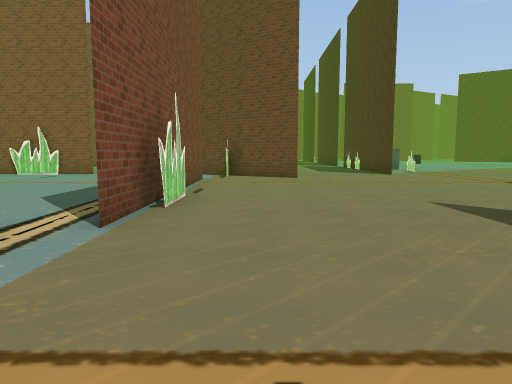
[1] (above)

24 first-person views from a walk through a Unity game level. The camera is 1.5 m above the floor, tilts 6° down and sees 70° across. The floor is counted in squares, 1.8 m on a side. Each view is taken from the middle of a square. On the plan, view 1 faces up. The plan holds only what a view shows up to about 12 squares ahead; the rest is blank. The place goes on beyond the plan. The player is left out. Some surface patterns are stand-ins.

[2]
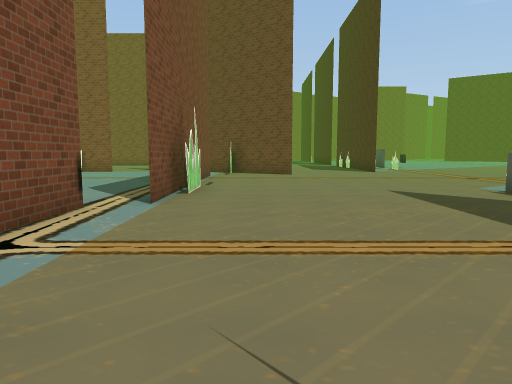

[3]
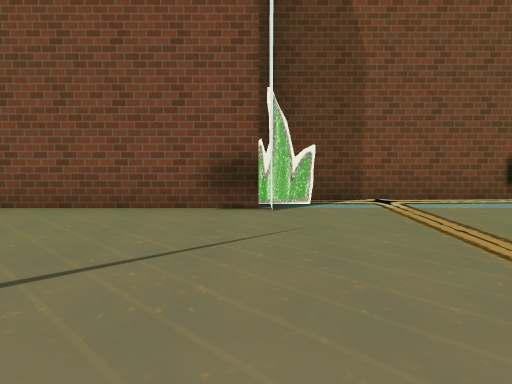

[4]
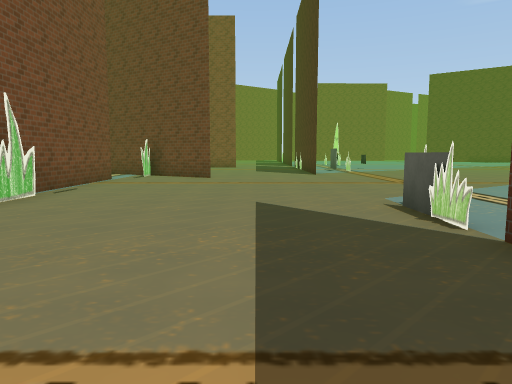

[5]
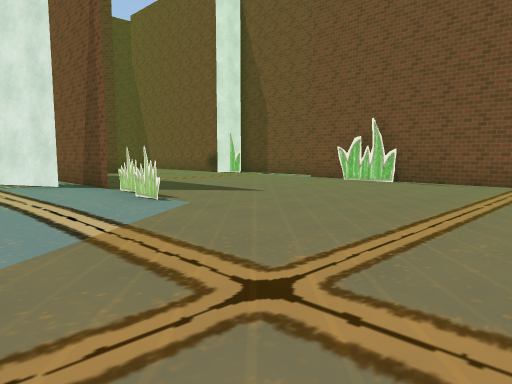

[6]
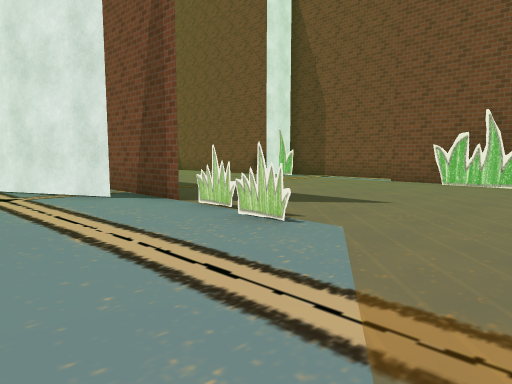

[7]
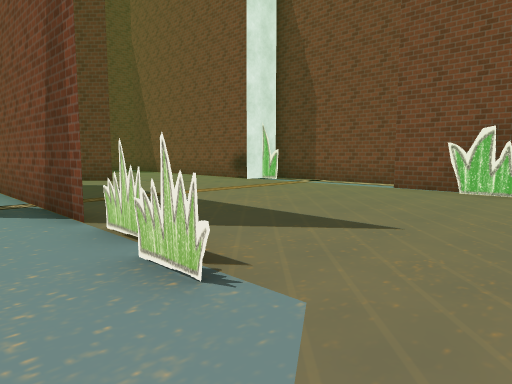

[8]
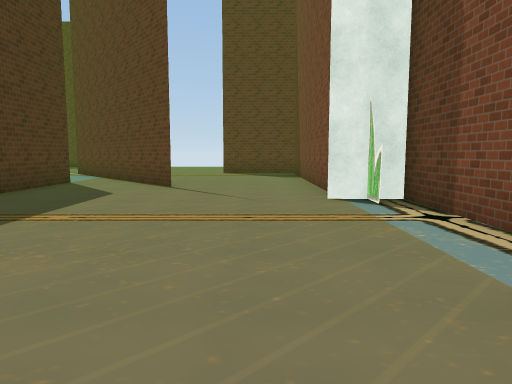

[9]
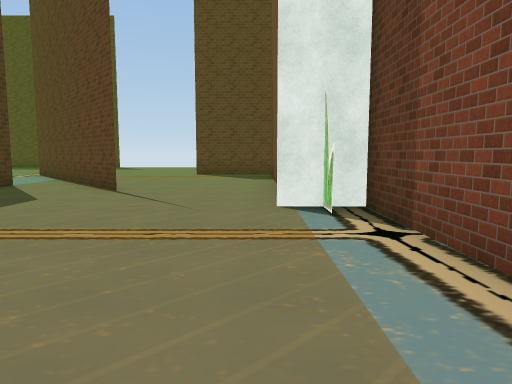

[10]
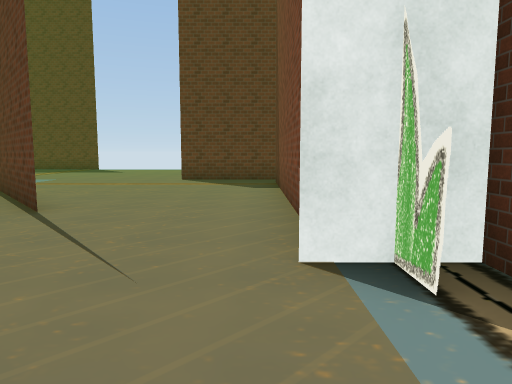

[11]
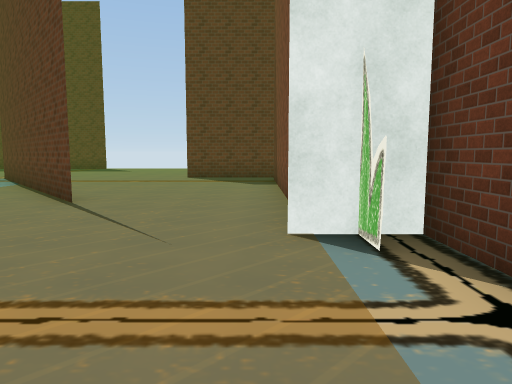

[12]
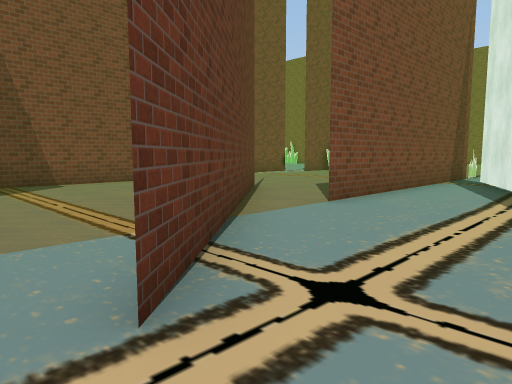

[13]
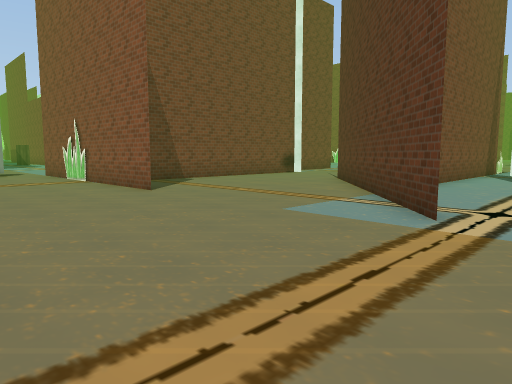

[14]
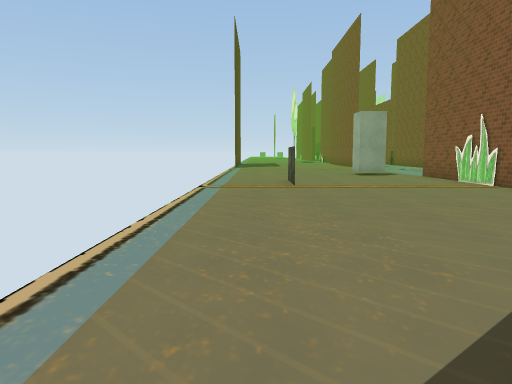

[15]
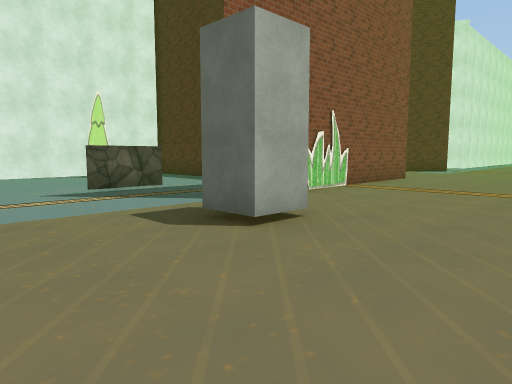

[16]
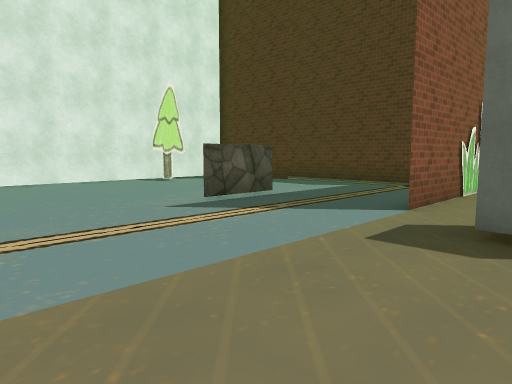

[17]
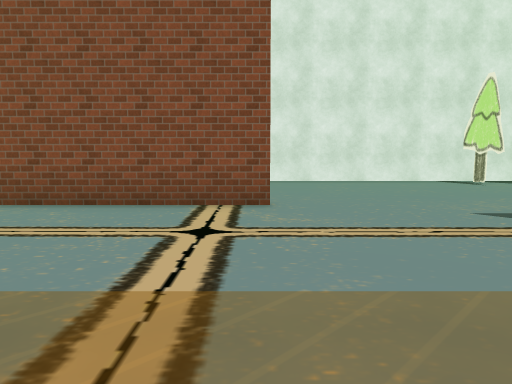

[18]
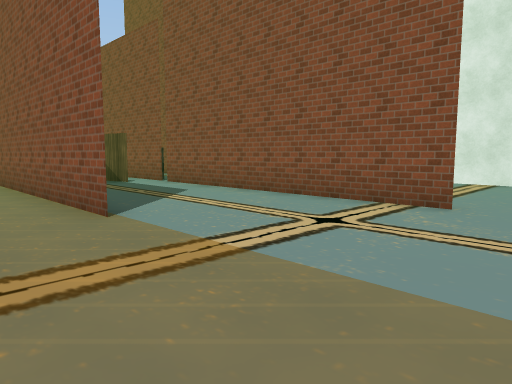

[19]
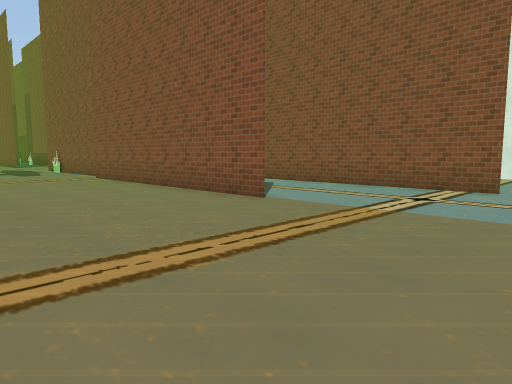

[20]
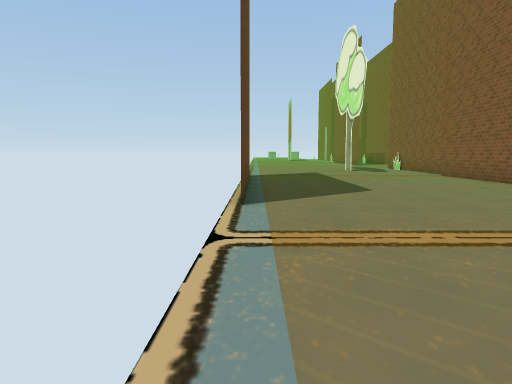

[21]
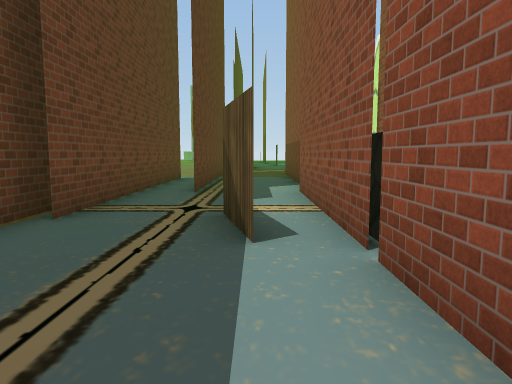

[22]
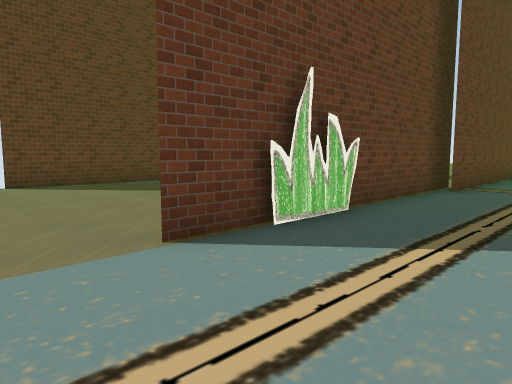

[23]
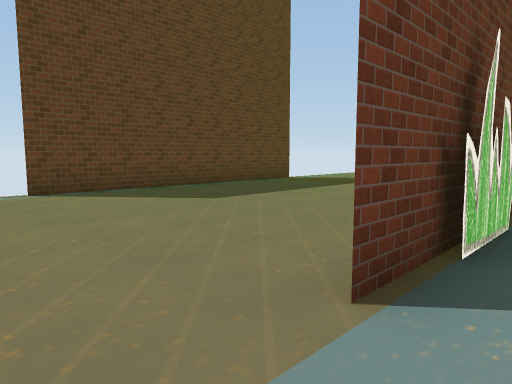

[24]
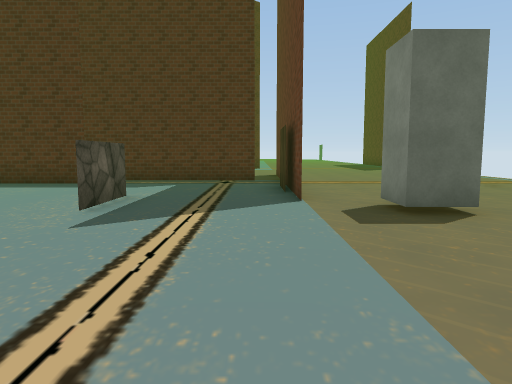

### Floor plan
Points are (right, up) in squares from view 1. A wall is a line through its corners. A room is listed if a view was taken in it or the views show most of it. See-through windows are left out.
Room 1 (views 1, 2, 3, 4, 5, 6, 7, 8, 9, 10, 11)
walls: (5.4, 5) (5.4, 3.9) (5.4, 5.9); (5.6, 6.1) (5.6, 5.1); (5.4, 3.5) (5.4, 1); (6.1, 2.2) (7.4, -0.5); (-2.8, 3.9) (-2.8, -0.8) (-1.2, -0.8); (-1.6, -0.9) (-1.6, -5.4); (2.1, -3.1) (3.9, -5.1); (-1.8, 12.1) (-1.8, 4); (5.4, -4.6) (5.4, -1.6)
glass walls: (-1.4, 7.4) (-1.4, 5.4); (-1.6, 7.4) (-1.6, 5.4); (-2.1, 0) (-2.1, -1)
ways out: opening at (0, -4.7) to room 2
Room 2 (views 12, 13, 14, 15, 16, 17, 18, 19, 20, 21, 22, 23, 24)
walls: (-16.8, -10) (-14.8, -10) (-22.1, -10); (-17.5, -10) (-16.9, -10); (-11.8, -6) (-19.9, -6); (-5.2, -9.6) (-3.4, -9.6); (-20.3, -7) (-22.1, -7.5); (-20, -6) (-25.1, -6); (-4, -9.8) (1.4, -9.8); (-22.9, -10) (-17.9, -10); (-21.9, -17.2) (-14.9, -17.2); (-5.7, -2.6) (-5.7, -1.2); (-1.6, -9) (-1.6, -4.9); (-2.8, -4.2) (-2.8, -1.8); (-1.6, -5.4) (-1.6, -8.9); (-4.1, -0.8) (-13.4, -0.8); (1.5, -9.8) (-6.6, -9.8) (-4.6, -9.8); (-29, -9.6) (-21.5, -9.6); (3.9, -5.1) (7.4, -9.2) (2.4, -3.5); (5.4, 1) (5.4, -4.6); (7.3, -0.4) (6.1, 2.2)
glass walls: (-18.1, -9.8) (-16, -9.8)
ways out: opening at (0, -4.7) to room 1; opening at (-25, -7); gap at (-20, -6); gap at (-2, -9)
objects: other object (-8, -12)

Positions as (right, up) in squares from view 1, and headings:
1: (0, 0), facing up
2: (0, -2), facing up
3: (4, -1), facing left
4: (3, 0), facing up
5: (9, 12), facing down-left
6: (9, 9), facing down-left
7: (7, 8), facing down-left
8: (0, 6), facing down
9: (-1, 5), facing down
10: (-1, 2), facing down
11: (-1, 3), facing down
12: (9, -10), facing up-left
13: (9, -14), facing up-left
14: (7, -16), facing left
15: (-11, -15), facing up-right
16: (-12, -12), facing up-right
17: (-12, -12), facing up
18: (-10, -12), facing up-left
19: (-10, -15), facing up-left
20: (-9, -17), facing left
21: (-17, -7), facing left
22: (-13, -7), facing down-left
23: (-13, -9), facing down-left
24: (-13, -9), facing right
